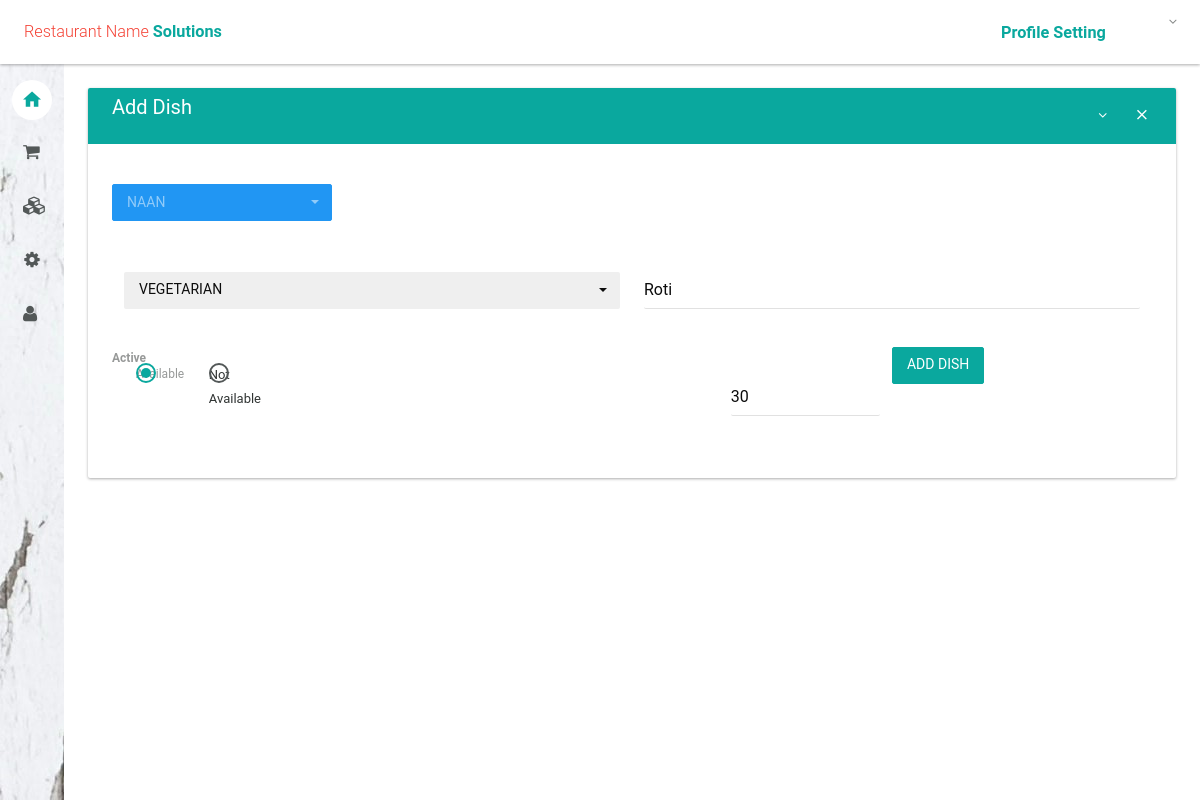
The app's page /CustomerAndDish/edit_dish/6/, older data.
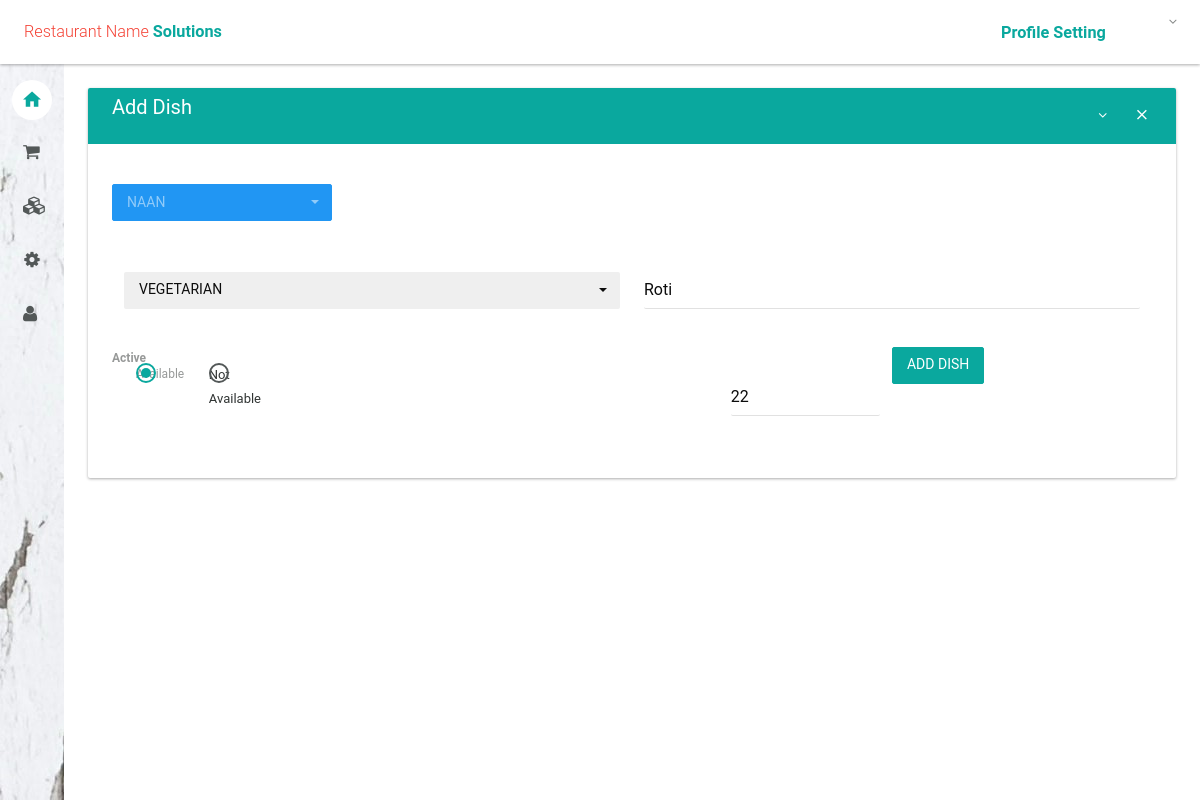
The same page, newer data.
### CustomerAndDish/models.py (models this page shows, shortened)
class Dish(models.Model):
    dish_id = models.AutoField(primary_key=True)
    def_dish_id = models.ForeignKey(DefaultDish,on_delete=models.CASCADE,default="")
    dish_name = models.CharField(max_length=50,default=def_dish_id)
    category = models.CharField(max_length=50,default='--')
    subcategory = models.CharField(max_length=50,default='--')
    active = models.CharField(max_length=50,default=1)
    date_created = models.DateField(default=datetime.now, blank=True)
    price = models.IntegerField()

### CustomerAndDish/views.py (the view, shortened to what this page needs)
# urls.py: path('edit_dish/<str:dish_id>/', views.Edit_dish, name='editDish'),
def Edit_dish(request,dish_id):
    obj1 = Dish.objects.get(dish_id=dish_id)
    Dishes = DefaultDish.objects.filter(active=1)
    return render(request, 'CustomerAndDish/edit_dish.html' ,{'dishObj':obj1 ,'Dishes':Dishes} )

### CustomerAndDish/templates/CustomerAndDish/edit_dish.html (shortened to what this page needs)
{% extends 'layout.html' %}
{% load widget_tweaks %}
{% block body %}
<section>
	<div class="section-body">
		<div class="row">
			<div class="col-lg-12">
				<div class="card">
					<div class="card-head style-primary">
						<header>Add Dish</header>
						<div class="tools">
							<a class="btn btn-icon-toggle btn-collapse"><i class="fa fa-angle-down"></i></a>
							<a class="btn btn-icon-toggle btn-close"><i class="md md-close"></i></a>
						</div>
					</div>
					<div class="card-body">
						<form class="form" role="form" action="" method="post"> {% csrf_token %}
							<form>
								<div class="form-row">
									<div class="form-group">
									</div>
								</div>
								<div class="form-row">
									<div class="form-group col-md-6">
										<div class="form-group floating-label">
										</div>
									</div>
									<div class="form-group col-md-6">
										<div class="form-group floating-label">
											<input type="text" name="new_SubCategory" class="form-control"
										value="{{dishObj.subcategory}}" />
										</div>
									</div>
								</div>
								<div class="form-row">
									<div class="form-group col-md-7">
										<label class="radio-inline radio-styled col-sm-1">
											<b>Active</b>
										</label>
										<div class="col-md-6">
											<div class="row">
												<div class="col-md-3">
													<label class="radio-inline radio-styled">
														<label class="form-check-label" for="inlineRadio1">Available</label>
													</label>
												</div>
												<div class="col-md-3">
													<label class="radio-inline radio-styled">
														<label class="form-check-label" for="inlineRadio2">Not Available</label>
													</label>
												</div>
											</div>
										</div>
									</div>
									<div class="form-group col-md-2">
										<div class="form-group floating-label">
											<input type="text" name="new_DishPrice" class="form-control"
										value="{{dishObj.price}}" />
										</div>
									</div>
								</div>
								<button type="submit" class="btn btn-primary">Add Dish</button>
							</form>
						</form>
					</div>
				</div>
			</div>
		</div>
	</div>
</section>
{% endblock %}

Row changes from the older to the newer data that the page shows:
changed Dish "Roti": new_DishPrice "30" → "22"
